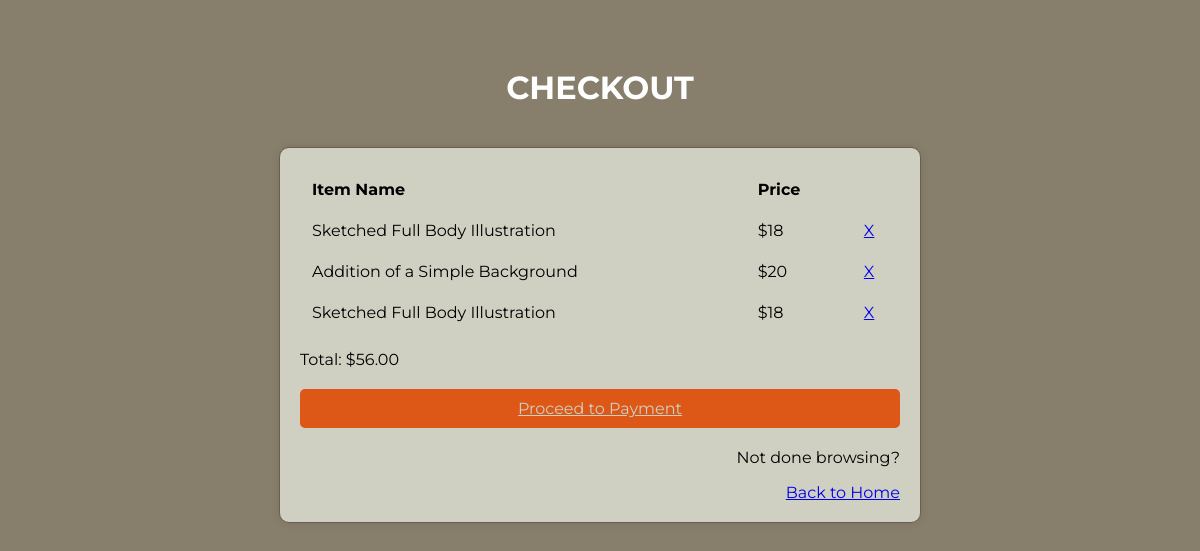
The page /checkout.php (signed in) on the database its author committed.
### tables this page shows
CREATE TABLE `checkout` (
  `order_id` int(255) NOT NULL,
  `item_id` int(255) NOT NULL,
  `user_id` int(255) NOT NULL
);

CREATE TABLE `product` (
  `item_id` int(255) NOT NULL,
  `item_name` varchar(255) NOT NULL,
  `description` varchar(255) NOT NULL,
  `price` int(255) NOT NULL,
  `img` varchar(255) DEFAULT NULL
);

### checkout.php (the view, shortened to what this page needs)
<?php
$con = mysqli_connect("localhost", "root", "", "birdcage");
$user_id = $_SESSION["user_id"];
$sql = "SELECT * FROM checkout WHERE user_id = '$user_id'";
$result = $con->query($sql);
$total_price = 0;
if ($result->num_rows > 0) {
  ?>
    <html>
      <head>
        <link rel="stylesheet" href="style\checkout.css">
      </head>
      <body>
        <h1>&nbsp;</h1>
        <h1>CHECKOUT</h1>
        <div class="container">
          <table>
            <tr>
              <th>Item Name</th>
              <th>Price</th>
              <th>  </th>
            </tr>
            <?php
            while ($row = $result->fetch_assoc()) {
                $item_id = $row["item_id"];
                $sql = "SELECT * FROM product WHERE item_id = '$item_id'";
                $product_result = $con->query($sql);
                $product_row = $product_result->fetch_assoc();
                $price = $product_row["price"];
                $total_price += $price;
              ?>
                <tr>
                  <td><?php echo $product_row["item_name"];?></td>
                  <td>$<?php echo $price;?></td>
                  <td>
                    <a href="delete_item.php?item_id=<?php echo $item_id;?>&user_id=<?php echo $user_id;?>" class="delete-button">X</a>
                  </td>
                </tr>
                <?php
            }
          ?>
          </table>
          <p>Total: $<?php echo number_format($total_price, 2);?></p>
          <a href="payment.php" class="payment-button">Proceed to Payment</a>
          <div style="text-align: right; margin-top: 20px;">
            <p>Not done browsing?</p>
            <a href="homepage.php #services" class="back-button">Back to Home</a>
          </div>
        </div>
      </body>
    </html>
    <?php
} else {
    echo "No items in cart.";
  ?>
    <a href="homepage.php #services" class="back-button">Back to Home</a>
    <?php
}
?>

### style/checkout.css (style rules this page uses)
body { font-family: 'Montserrat', sans-serif; background-color: #877f6b; }
.container { max-width: 600px; margin: 40px auto; padding: 20px; border: 1px solid #6a5c53; border-radius: 10px; box-shadow: 0 0 10px rgba(0, 0, 0, 0.1); background-color: rgb(207, 207, 194); }
.payment-button { background-color: #dd5817; color: rgb(207, 207, 194); padding: 10px 20px; border: none; border-radius: 5px; cursor: pointer; display: flex; justify-content: center; margin: 20px auto; }
h1 { text-align: center; color: #fff; }
table { width: 100%; }
th, td { padding: 10px; text-align: left; }
th:nth-child(2), td:nth-child(2) { padding-left: 40px; }

### rows shown on the page
checkout: item.item_name "Sketched Full Body Illustration", item.price "18"
checkout: item.item_name "Addition of a Simple Background", item.price "20"
checkout: item.item_name "Sketched Full Body Illustration", item.price "18"

### other values the page prints
$total_price "56.00"
